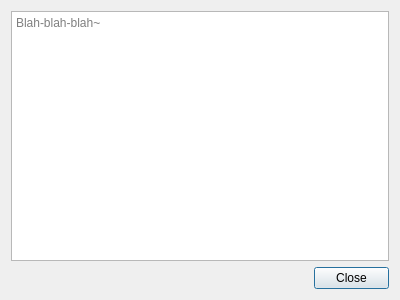
<?xml version="1.0" encoding="UTF-8"?>
<ui version="4.0">
 <class>help_dialog</class>
 <widget class="QDialog" name="help_dialog">
  <property name="windowModality">
   <enum>Qt::NonModal</enum>
  </property>
  <property name="geometry">
   <rect>
    <x>0</x>
    <y>0</y>
    <width>400</width>
    <height>300</height>
   </rect>
  </property>
  <property name="contextMenuPolicy">
   <enum>Qt::NoContextMenu</enum>
  </property>
  <property name="windowTitle">
   <string>Help</string>
  </property>
  <property name="windowIcon">
   <iconset>
    <normaloff>passkey.png</normaloff>passkey.png</iconset>
  </property>
  <property name="modal">
   <bool>false</bool>
  </property>
  <layout class="QVBoxLayout" name="verticalLayout">
   <item>
    <widget class="QTextBrowser" name="help_field">
     <property name="placeholderText">
      <string>Blah-blah-blah~</string>
     </property>
    </widget>
   </item>
   <item>
    <layout class="QHBoxLayout" name="horizontalLayout">
     <item>
      <spacer name="horizontalSpacer">
       <property name="orientation">
        <enum>Qt::Horizontal</enum>
       </property>
       <property name="sizeHint" stdset="0">
        <size>
         <width>40</width>
         <height>20</height>
        </size>
       </property>
      </spacer>
     </item>
     <item>
      <widget class="QPushButton" name="close_button">
       <property name="maximumSize">
        <size>
         <width>75</width>
         <height>16777215</height>
        </size>
       </property>
       <property name="text">
        <string>Close</string>
       </property>
      </widget>
     </item>
    </layout>
   </item>
  </layout>
 </widget>
 <resources/>
 <connections/>
</ui>
